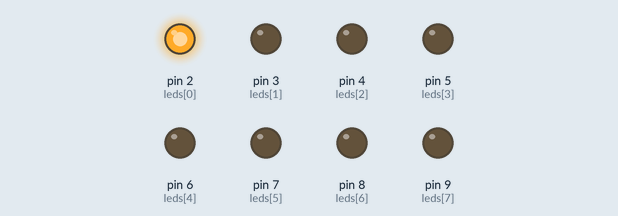
The sketch below on a simulated Arduino Uno, built with avr-gcc and run on an emulated ATmega328P. On the bench: output pins drawn as LEDs (lit = HIGH).

Above: at 0.12 s.
At 0.87 s:
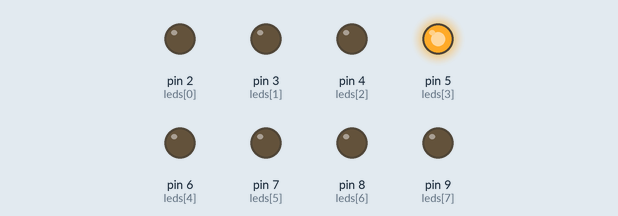
At 1.37 s:
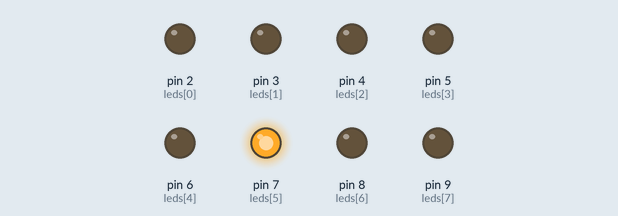
At 1.87 s:
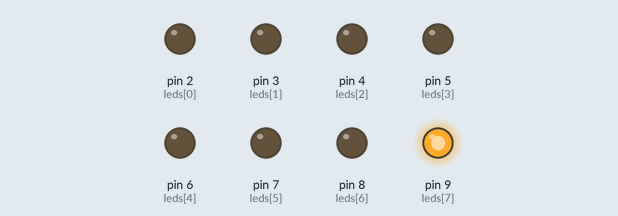
At 3.12 s:
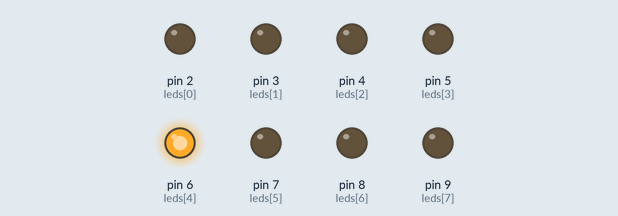
At 4.37 s:
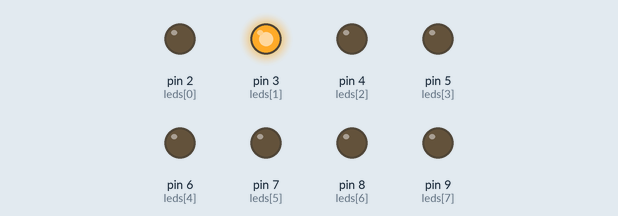
Timing chart, 0 to 4.7 s (numbered marks = the images above):
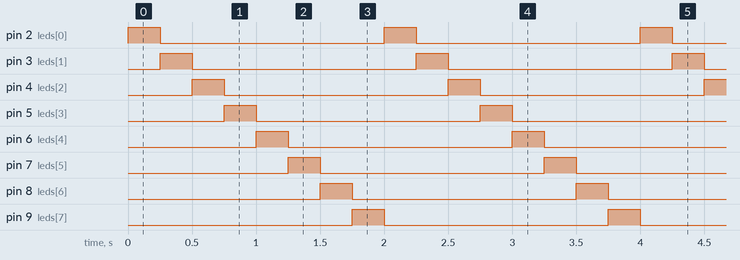

The sketch:

INTERRUP.ino
```cpp
int leds[] = {2, 3, 4, 5, 6, 7, 8, 9};
volatile bool buttonPressed = false;

void setup() {
  for (int i = 0; i < 8; i++) {
    pinMode(leds[i], OUTPUT);
  }

  pinMode(10, INPUT_PULLUP);
  attachInterrupt(digitalPinToInterrupt(10), handleButtonPress, FALLING);
}

void handleButtonPress() {
  buttonPressed = true;
}

void loop() {
  if (buttonPressed) {
    for (int i = 0; i < 8; i++) {
      digitalWrite(leds[i], LOW);
    }
    buttonPressed = false;
  } else {
    for (int i = 0; i < 8; i++) {
      digitalWrite(leds[i], HIGH);
      delay(250);
      digitalWrite(leds[i], LOW);
    }
  }
}
```

Measured:
- by itself, pin 2 (leds[0]), pin 3 (leds[1]), pin 4 (leds[2]), pin 5 (leds[3]), pin 6 (leds[4]), pin 7 (leds[5]), pin 8 (leds[6]), pin 9 (leds[7]): alternates HIGH for 0.25 s and LOW for 1.8 s
- by itself, everything shown: repeats every 2.0 s, in 8 steps
